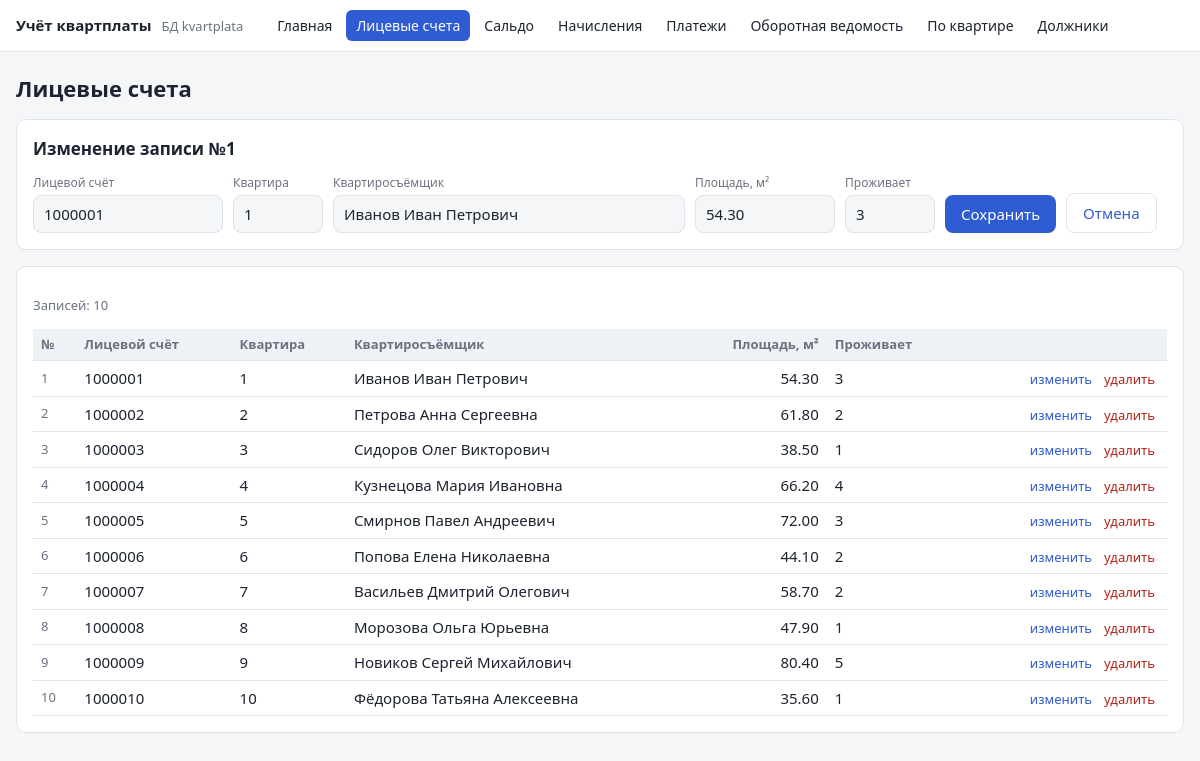
The app's page /lab_3/web/edit.php?t=accounts&edit=1 with its own data.
### tables this page shows
CREATE TABLE accounts (
    id         INT UNSIGNED  NOT NULL AUTO_INCREMENT,
    account_no VARCHAR(10)   NOT NULL COMMENT 'Номер лицевого счёта',
    flat       SMALLINT UNSIGNED NOT NULL COMMENT 'Номер квартиры',
    owner      VARCHAR(150)  NOT NULL COMMENT 'Ответственный квартиросъёмщик',
    area       DECIMAL(6,2)  NOT NULL COMMENT 'Общая площадь, м²',
    residents  TINYINT UNSIGNED NOT NULL DEFAULT 1 COMMENT 'Число проживающих',
    PRIMARY KEY (id),
    UNIQUE KEY uq_account_no (account_no),
    UNIQUE KEY uq_flat (flat),
    CONSTRAINT chk_account_no CHECK (account_no REGEXP '^[0-9]{6,10}$'),
    CONSTRAINT chk_area CHECK (area > 0)
);

### lab_3/web/edit.php (the view, shortened to what this page needs)
<?php
require __DIR__ . '/lib.php';
$tables = [
    'accounts' => [
        'title'  => 'Лицевые счета',
        'order'  => 'a.flat',
        'fields' => [
            'account_no' => ['Лицевой счёт', 'text', 'pattern' => '[0-9]{6,10}'],
            'flat'       => ['Квартира', 'int'],
            'owner'      => ['Квартиросъёмщик', 'text', 'size' => 32],
            'area'       => ['Площадь, м²', 'money'],
            'residents'  => ['Проживает', 'int'],
        ],
    ],
    'saldo' => [
        'title'  => 'Сальдо на начало месяца',
        'order'  => 't.period DESC, a.flat',
        'filter' => 'period',
        'fields' => [
            'account_id' => ['Квартира', 'account'],
            'period'     => ['Месяц', 'month'],
            'amount'     => ['Сальдо (+ долг / − переплата)', 'money', 'signed' => true],
        ],
        'help'   => 'Входящее сальдо вводится на начало года (или при открытии счёта). '
                  . 'Сальдо следующих месяцев процедуры считают сами: последнее сальдо + начисления − платежи. '
                  . 'Кнопка «Закрыть месяц» записывает рассчитанное сальдо на начало следующего месяца.',
    ],
    'charges' => [
        'title'  => 'Начисления',
        'order'  => 't.period DESC, a.flat, t.service',
        'filter' => 'period',
        'fields' => [
            'account_id' => ['Квартира', 'account'],
            'period'     => ['Расчётный месяц', 'month'],
            'service'    => ['Услуга', 'select', 'options' => SERVICES],
            'amount'     => ['Сумма', 'money', 'signed' => true],
        ],
        'help'   => 'Отрицательная сумма — перерасчёт (уменьшение начисления).',
    ],
    'payments' => [
        'title'  => 'Платежи',
        'order'  => 't.pay_date DESC, a.flat',
        'filter' => 'pay_date',
        'fields' => [
            'account_id' => ['Квартира', 'account'],
            'pay_date'   => ['Дата поступления', 'date'],
            'amount'     => ['Сумма', 'money'],
            'source'     => ['Способ', 'select', 'options' => PAY_SOURCES],
            'doc_no'     => ['№ документа', 'text', 'optional' => true],
        ],
        'help'   => 'Платёж учитывается в месяце поступления на расчётный счёт.',
    ],
];
$t = array_key_exists($_GET['t'] ?? '', $tables) ? $_GET['t'] : 'accounts';
$cfg = $tables[$t];
$fields = $cfg['fields'];
$self = 'edit.php?t=' . $t;
$fAccount = (int)($_GET['account'] ?? 0);
$fMonth = preg_match('/^\d{4}-\d{2}$/', $_GET['month'] ?? '') ? $_GET['month'] : null;
$form = [];
$editId = (int)($_GET['edit'] ?? 0);
try {
    if ($editId) {
        $stmt = db()->prepare("SELECT * FROM $t WHERE id = ?");
        $stmt->execute([$editId]);
        $form = $stmt->fetch() ?: [];
    }
} catch (PDOException $e) {
    $editId = (int)($_POST['id'] ?? 0);
    $error = match ($e->errorInfo[1] ?? 0) {
        1062    => 'Такая запись уже существует (нарушена уникальность)',
        3819    => 'Значение не прошло проверку (CHECK): ' . $e->getMessage(),
        1451    => 'Запись используется в других таблицах',
        default => $e->getMessage(),
    };
} catch (InvalidArgumentException $e) {
    $editId = (int)($_POST['id'] ?? 0);
    $error = $e->getMessage();
}
$where = [];
$params = [];
if ($t !== 'accounts') {
    if ($fAccount) {
        $where[] = 't.account_id = ?';
        $params[] = $fAccount;
    }
    if ($fMonth) {
        $where[] = "DATE_FORMAT(t.{$cfg['filter']}, '%Y-%m') = ?";
        $params[] = $fMonth;
    }
    $sql = "SELECT t.*, a.flat, a.account_no FROM $t t JOIN accounts a ON a.id = t.account_id"
         . ($where ? ' WHERE ' . implode(' AND ', $where) : '') . " ORDER BY {$cfg['order']}";
} else {
    $sql = "SELECT a.* FROM accounts a ORDER BY {$cfg['order']}";
}
$stmt = db()->prepare($sql);
$stmt->execute($params);
$rows = $stmt->fetchAll();
function input(string $name, array $f, $value): string
{
    $v = h((string)$value);
    $req = empty($f['optional']) ? 'required' : '';
    switch ($f[1]) {
        case 'int':
            return "<input type=\"number\" name=\"$name\" value=\"$v\" min=\"1\" style=\"width:90px\" $req>";
        case 'money':
            $min = empty($f['signed']) ? 'min="0.01"' : '';
            return "<input type=\"number\" step=\"0.01\" $min name=\"$name\" value=\"$v\" style=\"width:140px\" $req>";
        default:
            $p = isset($f['pattern']) ? "pattern=\"{$f['pattern']}\"" : '';
            $s = $f['size'] ?? 14;
            return "<input type=\"text\" name=\"$name\" value=\"$v\" size=\"$s\" $p $req>";
    }
}
function cell(string $name, array $f, array $r): string
{
    $v = $r[$name];
    return match ($f[1]) {
        'account' => sprintf('<td>%d <span class="muted">%s</span></td>', $r['flat'], h($r['account_no'])),
        'money'   => sprintf('<td class="num %s">%s</td>', empty($f['signed']) ? '' : sign_class($v), money($v)),
        'month'   => sprintf('<td>%s %s</td>', MONTHS[(int)substr($v, 5, 2)], substr($v, 0, 4)),
        'date'    => '<td>' . date('d.m.Y', strtotime($v)) . '</td>',
        default   => '<td>' . h((string)$v) . '</td>',
    };
}
?>
    <form class="card" method="post" action="<?= h($self . ($fAccount ? "&account=$fAccount" : '') . ($fMonth ? "&month=$fMonth" : '')) ?>">
        <h2><?= $editId ? 'Изменение записи №' . $editId : 'Новая запись' ?></h2>
        <div class="row">
            <?php foreach ($fields as $name => $f): ?>
                <div class="field"><label><?= h($f[0]) ?></label><?= input($name, $f, $form[$name] ?? '') ?></div>
            <?php endforeach ?>
            <button type="submit"><?= $editId ? 'Сохранить' : 'Добавить' ?></button>
            <?php if ($editId): ?><a class="btn light" href="<?= h($self) ?>">Отмена</a><?php endif ?>
        </div>
    </form>
    <div class="card">
        <p class="muted">Записей: <?= count($rows) ?></p>
        <div class="table-wrap">
        <table>
            <tr>
                <th>№</th>
                <?php foreach ($fields as $name => $f): ?>
                    <th class="<?= $f[1] === 'money' ? 'num' : '' ?>"><?= h($f[0]) ?></th>
                <?php endforeach ?>
                <th></th>
            </tr>
            <?php foreach ($rows as $r): ?>
            <tr>
                <td class="muted"><?= (int)$r['id'] ?></td>
                <?php foreach ($fields as $name => $f) echo cell($name, $f, $r); ?>
                <td class="num">
                    <a class="link" href="<?= h($self . '&edit=' . $r['id'] . ($fAccount ? "&account=$fAccount" : '') . ($fMonth ? "&month=$fMonth" : '')) ?>">изменить</a>
                    <form method="post" style="display:inline" onsubmit="return confirm('Удалить запись?')"
                          action="<?= h($self . ($fAccount ? "&account=$fAccount" : '') . ($fMonth ? "&month=$fMonth" : '')) ?>">
                        <button class="link" type="submit">удалить</button>
                    </form>
                </td>
            </tr>
            <?php endforeach ?>
        </table>
        </div>
    </div>

### lab_3/web/style.css (style rules this page uses)
:root { --bg: #f5f6f8; --card: #fff; --text: #1d2330; --muted: #6b7280; --accent: #2f5bd3; --border: #dfe3ea; --err: #b42318; --ok: #067647; --debt: #b42318; --over: #067647; --head: #eef1f6; --zebra: #fafbfc; }
* { box-sizing: border-box; }
body { margin: 0; background: var(--bg); color: var(--text); font: 15px/1.5 system-ui, -apple-system, "Segoe UI", sans-serif; }
h2 { font-size: 17px; margin: 0 0 12px; }
.card { background: var(--card); border: 1px solid var(--border); border-radius: 10px; padding: 16px; margin-bottom: 16px; }
.row { display: flex; flex-wrap: wrap; gap: 10px; align-items: flex-end; }
.field { display: flex; flex-direction: column; gap: 3px; }
.field label { font-size: 12px; color: var(--muted); }
input, select { font: inherit; color: var(--text); background: var(--bg); border: 1px solid var(--border); border-radius: 8px; padding: 7px 10px; }
button, .btn { font: inherit; background: var(--accent); color: #fff; border: 0; text-decoration: none; border-radius: 8px; padding: 8px 16px; cursor: pointer; display: inline-block; }
.btn.light { background: transparent; color: var(--accent); border: 1px solid var(--border); }
button.link { background: none; color: var(--err); padding: 0 4px; font-size: 13px; }
a.link { color: var(--accent); font-size: 13px; text-decoration: none; padding: 0 4px; }
.muted { color: var(--muted); font-size: 13px; }
.table-wrap { overflow-x: auto; }
table { width: 100%; border-collapse: collapse; font-variant-numeric: tabular-nums; }
th, td { padding: 6px 8px; border-bottom: 1px solid var(--border); text-align: left; vertical-align: middle; }
th { font-size: 13px; color: var(--muted); font-weight: 600; background: var(--head); }
td.num, th.num { text-align: right; white-space: nowrap; }

### records on screen
accounts: account_no "1000001", flat "1", owner "Иванов Иван Петрович", area "54.30", residents "3", id "1"
accounts: id "2", account_no "1000002", flat "2", owner "Петрова Анна Сергеевна", area "61.80", residents "2"
accounts: id "3", account_no "1000003", flat "3", owner "Сидоров Олег Викторович", area "38.50", residents "1"
accounts: id "4", account_no "1000004", flat "4", owner "Кузнецова Мария Ивановна", area "66.20", residents "4"
accounts: id "5", account_no "1000005", flat "5", owner "Смирнов Павел Андреевич", area "72.00", residents "3"
accounts: id "6", account_no "1000006", flat "6", owner "Попова Елена Николаевна", area "44.10", residents "2"
accounts: id "7", account_no "1000007", flat "7", owner "Васильев Дмитрий Олегович", area "58.70", residents "2"
accounts: id "8", account_no "1000008", flat "8", owner "Морозова Ольга Юрьевна", area "47.90", residents "1"
accounts: id "9", account_no "1000009", flat "9", owner "Новиков Сергей Михайлович", area "80.40", residents "5"
accounts: id "10", account_no "1000010", flat "10", owner "Фёдорова Татьяна Алексеевна", area "35.60", residents "1"

### other values on screen
$label "Главная"
$label "Лицевые счета"
$label "Сальдо"
$label "Начисления"
$label "Платежи"
$label "Оборотная ведомость"
$label "По квартире"
$label "Должники"
$title "Лицевые счета"
$editId "1"
$f[0] "Лицевой счёт"
$f[0] "Квартира"
$f[0] "Квартиросъёмщик"
$f[0] "Площадь, м²"
$f[0] "Проживает"
